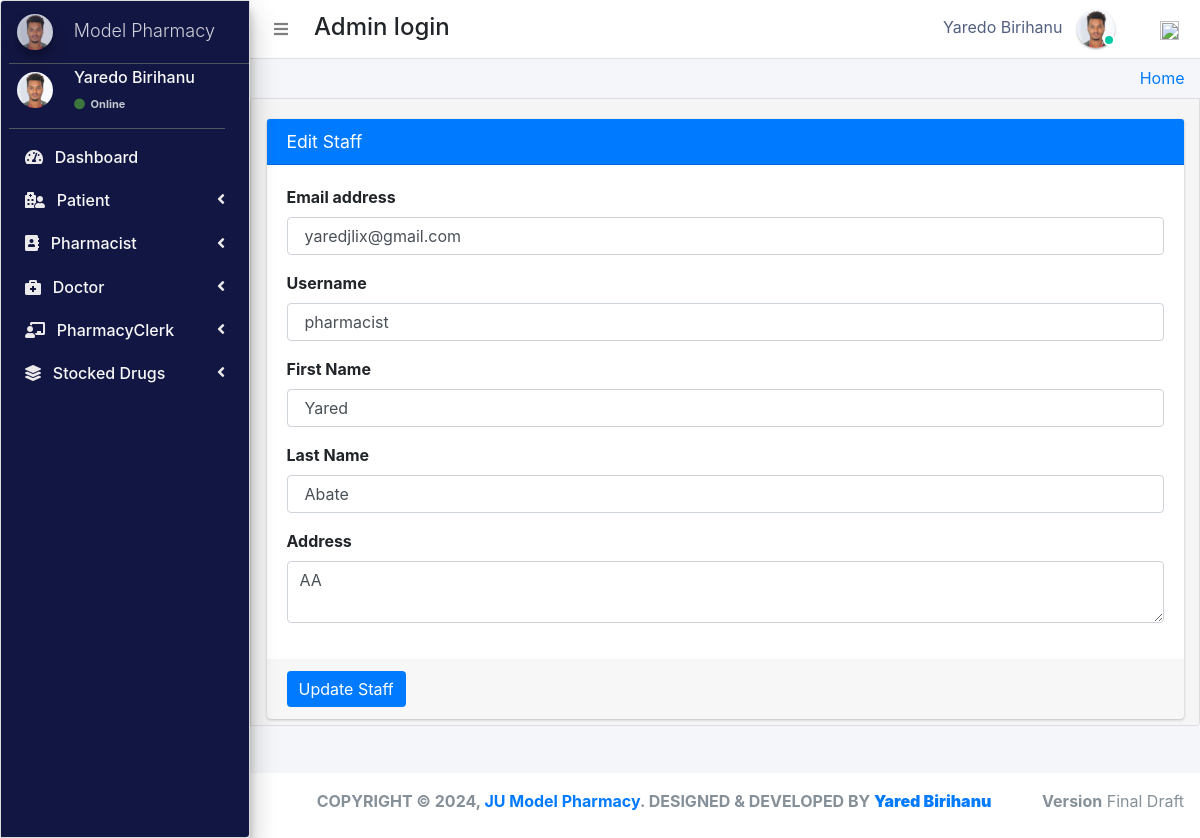
/admin_user/edit_pharmacist/5/ (signed in), run on the app's committed database.
### pharmacy/models.py (models this page shows, shortened)
class CustomUser(AbstractUser):
    user_type_data = ((1, "AdminHOD"), (2, "Pharmacist"), (3, "Doctor"), (4, "PharmacyClerk"),(5, "Patients"))
    user_type = models.CharField(default=1, choices=user_type_data, max_length=10)

class AdminHOD(models.Model):
    gender_category=(
        ('Male','Male'),
        ('Female','Female'),
    )
    admin = models.OneToOneField(CustomUser,null=True, on_delete = models.CASCADE)
    emp_no= models.CharField(max_length=100,null=True,blank=True)
    gender=models.CharField(max_length=100,null=True,choices=gender_category)
    mobile=models.CharField(max_length=10,null=True,blank=True)
    address=models.CharField(max_length=300,null=True,blank=True)
    profile_pic=models.ImageField(default="admin.png",null=True,blank=True)
    created_at = models.DateTimeField(auto_now_add=True)
    updated_at = models.DateTimeField(auto_now=True)
    date_employed=models.DateTimeField(auto_now_add=True, auto_now=False)
    objects = models.Manager()

class Pharmacist(models.Model):
    gender_category=(
        ('Male','Male'),
        ('Female','Female'),
    )
    admin = models.OneToOneField(CustomUser,null=True, on_delete = models.CASCADE)
    emp_no=models.CharField(max_length=100,null=True,blank=True)
    age = models.IntegerField(default=0, blank=True, null=True)
    gender=models.CharField(max_length=100,null=True,choices=gender_category)
    mobile =models.CharField(max_length=10,null=True,blank=True)
    address=models.CharField(max_length=300,null=True,blank=True)
    profile_pic=models.ImageField(default="images2.png",null=True,blank=True)
    created_at = models.DateTimeField(auto_now_add=True)
    updated_at = models.DateTimeField(auto_now=True)
    objects = models.Manager()

### pharmacy/HODViews.py (the view, shortened to what this page needs)
# urls.py: path('admin_user/edit_pharmacist/<staff_id>/', HODViews.editPharmacist, name="edit_pharmacist"),
def editPharmacist(request,staff_id):
    staff = Pharmacist.objects.get(admin=staff_id)
    context = {
        "staff": staff,
        "id": staff_id,
        'title':"Edit Pharmacist "
    }
    return render(request, "hod_templates/edit_pharmacist.html", context)

### pharmacy/templates/hod_templates/edit_pharmacist.html (shortened to what this page needs)
{% extends 'hod_templates/base_template.html'%} {% block main_content %}
<section class="content">
    <div class="container-fluid">
        <div class="row">
            <div class="col-md-12">
                <div class="card card-primary">
                    <div class="card-header">
                        <h3 class="card-title">Edit Staff</h3>
                    </div>
                    <form role="form" method="POST" action="">
                        <div class="card-body">
                            <div class="form-group">
                                <label>Email address</label>
                                <input type="email" class="form-control" name="email" value="{{ staff.admin.email }}">
                            </div>
                            <div class="form-group">
                                <label>Username</label>
                                <input type="text" class="form-control" name="username" value="{{ staff.admin.username }}">
                            </div>
                            <div class="form-group">
                                <label>First Name</label>
                                <input type="text" class="form-control" name="first_name" value="{{ staff.admin.first_name }}">
                            </div>
                            <div class="form-group">
                                <label>Last Name</label>
                                <input type="text" class="form-control" name="last_name" value="{{ staff.admin.last_name }}">
                            </div>
                            <div class="form-group">
                                <label>Address</label>
                                <textarea class="form-control" name="address">{{ staff.address }}</textarea>
                            </div>
                        </div>
                        <div class="card-footer">
                            <button type="submit" class="btn btn-primary">Update Staff</button>
                        </div>
                    </form>
                </div>
            </div>
        </div>
    </div>
</section>
{% endblock %}

### pharmacy/templates/hod_templates/base_template.html (shortened to what this page needs)
{% extends 'base_file.html' %} {% block htm %}
<body class="hold-transition sidebar-mini layout-fixed">
    <div class="wrapper">
        <nav class="main-header navbar navbar-expand navbar-white navbar-light">
            <ul class="navbar-nav">
                <li class="nav-item">
                    <a class="nav-link" data-widget="pushmenu" href="#" role="button"><i class="fas fa-bars"></i></a>
                </li>
            </ul>
            <h4 style="margin-left: 10px; margin-top: 5px;">Admin login </h4>
            <ul class="navbar-nav ml-auto">
                <li class="mx-3">
                    <a href="#" class="sm-submenu-with-image a">
                        <span>{{user.first_name}}  {{user.last_name}}</span>
                        <img src="{{request.user.adminhod.profile_pic.url}}" class="img-circle elevation-1" width="38" height="38" alt="">
                        <span class="avatar-status avatar-sm-status avatar-status-success"></span>
                    </a>
                </li>
                <li class="nav-item dropdown ml-3 low">
                    <a href="#" class="btn btn-outlined btn-black text-muted bg-transparent " data-toggle="dropdown" aria-expanded="false" data-wow-delay="0.7s"><img src="https://img.icons8.com/ios/50/000000/settings.png" width="19" height="19">
                    </a>
                </li>
            </ul>
        </nav>
        {% include 'hod_templates/sidebar.html'%}
        <div class="content-wrapper">
            <div class="content-header">
                <div class="container-fluid">
                    <div class="row ">
                        <div class="col-sm-6">
                        </div>
                        <div class="col-sm-6 ">
                            <ol class="breadcrumb float-sm-right">
                                <li class="breadcrumb-item"><a href="">Home</a></li>
                            </ol>
                        </div>
                    </div>
                </div>
            </div>
            {% block main_content %} {% endblock main_content %}
        </div>
        {% include 'hod_templates/footer.html'%}
    </div>
    {% endblock htm %}

### pharmacy/templates/hod_templates/sidebar.html (shortened to what this page needs)
<aside class="main-sidebar sidebar-dark-primary elevation-4">
    <a href="" class="brand-link ml-2">
        <img src="{{request.user.adminhod.profile_pic.url}}" alt="" width="36" height="36" class=" img-circle elevation-3" style="opacity: .8">
        <span class="brand-text font-weight-light mt-1 ml-3 mmust">Model Pharmacy</span>
    </a>
    <div class="sidebar">
        <div class="user-panel mr-3">
            <div class="pull-left image sm-submenu-with-image a ml-2 ">
                <img src="{{request.user.adminhod.profile_pic.url}}" class="img-circle mt-2" width="36" height="36" alt="User Image">
            </div>
            <div class="pull-left info">
                <p>{{user.first_name}} {{user.last_name}}</p>
                <a href="#"><i class="fa fa-circle text-success "></i> Online</a>
            </div>
        </div>
        <nav class="mt-2">
            <ul class="nav nav-pills nav-sidebar flex-column" data-widget="treeview" role="menu" data-accordion="false">
                <li class="nav-item">
                    <a href="{% url  'admin_dashboard' %}" class="nav-link">
                        <i class="fas fa-tachometer-alt mr-2"></i>
                        <p>
                            Dashboard
                        </p>
                    </a>
                </li>
                <li class="nav-item">
                    <a href="#" class="nav-link">
                        <i class="fas fa-hospital-user mr-2"></i>
                        <p>
                            Patient
                            <i class="right fas fa-angle-left"></i>
                        </p>
                    </a>
                </li>
                <li class="nav-item">
                    <a href="#" class="nav-link">
                        <i class="fas fa-address-book mr-2"></i>
                        <p>
                            Pharmacist
                            <i class="right fas fa-angle-left"></i>
                        </p>
                    </a>
                </li>
                <li class="nav-item">
                    <a href="#" class="nav-link">
                        <i class="fas fa-briefcase-medical mr-2"></i>
                        <p>
                            Doctor
                            <i class="right fas fa-angle-left"></i>
                        </p>
                    </a>
                </li>
                <li class="nav-item">
                    <a href="#" class="nav-link">
                        <i class="fas fa-chalkboard-teacher mr-2"></i>
                        <p>
                            PharmacyClerk
                            <i class="right fas fa-angle-left"></i>
                        </p>
                    </a>
                </li>
                <li class="nav-item">
                    <a href="#" class="nav-link">
                        <i class="fas fa-layer-group mr-2"></i>
                        <p>
                            Stocked Drugs
                            <i class="right fas fa-angle-left"></i>
                        </p>
                    </a>
                </li>
            </ul>
        </nav>
    </div>
</aside>

### static/css/main.css (style rules this page uses)
html { font-family: sans-serif; line-height: 1.15; -webkit-text-size-adjust: 100%; -webkit-tap-highlight-color: transparent; }
body { overflow-y: hidden; overflow-x: hidden; font-family: -apple-system, BlinkMacSystemFont, "Segoe UI", Roboto, "Helvetica Neue", Arial, "Noto Sans", sans-serif, "Apple Color Emoji", "Segoe UI Emoji", "Segoe UI Symbol", "Noto Color Emoji" !important; }
.content { background-color: #f5f5f5; border: 1px solid #dddddd; border-radius: 4px 0px 4px 0px; left: -1px; padding: 10px 7px 5px; }
.main-sidebar { background: #ffffff; border: 1px solid #dddddd; border-radius: 4px 0px 4px 0px; font-weight: bold; }
.content { height: 75vh; overflow-y: scroll; overflow-x: hidden; }
.content .row { margin-top: 20px !important; }
.main-sidebar { background-color: #121642 !important; color: white !important; }
.main-sidebar p { color: #f8f8f8 !important; font-weight: 500 !important }
.main-sidebar i { color: rgb(235, 233, 233) !important; }
.btn-primary { outline: none !important; border: none !important; }
.avatar-status { position: absolute; bottom: 12px; right: 75.4px; display: -ms-inline-flexbox; display: inline-flex; -ms-flex-negative: 0; flex-shrink: 0; -ms-flex-pack: center; justify-content: center; -ms-flex-align: center; align-items: center; white-space: nowrap; text-align: center; vertical-align: baseline; font-weight: 600; border: .125rem solid #fff; width: 12px; height: 12px; line-height: 1; font-size: .71094rem; border-radius: 50%; }
.avatar-status-success { color: #fff; background-color: #00c9a7; }
.pull-left { float: left; }
.pull-left { float: left!important; }
.user-panel>.info { padding: 5px 5px 5px 15px; line-height: 1; position: absolute; left: 55px; }
.user-panel>.info>p { font-weight: 600; margin-bottom: 9px; }
p { margin: 0 0 10px; }
.user-panel { padding-bottom: 20px; }
.user-panel:after { clear: both; }
.user-panel:before, .user-panel:after { content: " "; display: table; }
.user-panel>.info>a>.fa, .user-panel>.info>a>.ion, .user-panel>.info>a>.glyphicon { margin-right: 3px; }
.fa-circle { color: #3c763d !important; }
.user-panel i { color: #3c763d !important; }
.user-panel>.info>a { text-decoration: none; padding-right: 5px; margin-top: 3px; font-size: 11px; overflow: hidden; white-space: nowrap; }
.mmust { overflow: hidden; white-space: nowrap; font-size: 18px; }
.container-fluid { width: 100%; padding-right: 15px; padding-left: 15px; margin-right: auto; margin-left: auto; }
.row { display: flex; flex-wrap: wrap; margin-right: -15px; margin-left: -15px; }
input { text-indent: 5px !important; }
input::placeholder { text-indent: 5px !important; }
.img-circle { border-radius: 50%; }
.content-wrapper .content-header { padding: 5px 0.5rem !important; }

### static/css/profile.css (style rules this page uses)
li { list-style-type: none ! }
.form-control { font-size: .875rem; }
.navbar-nav span { color: #525f7f !important; margin-right: 10px !important; }
body { font-family: 'Rubik', sans-serif; height: 100% !important; }
input { text-indent: 5px !important; }
input::placeholder { text-indent: 5px !important; }

### data on the page
CustomUser: first_name "Yaredo", last_name "Birihanu", user.adminhod.profile_pic (picture)
Pharmacist: email "yaredjlix@gmail.com", username "pharmacist", first_name "Yared", last_name "Abate", address "AA"
